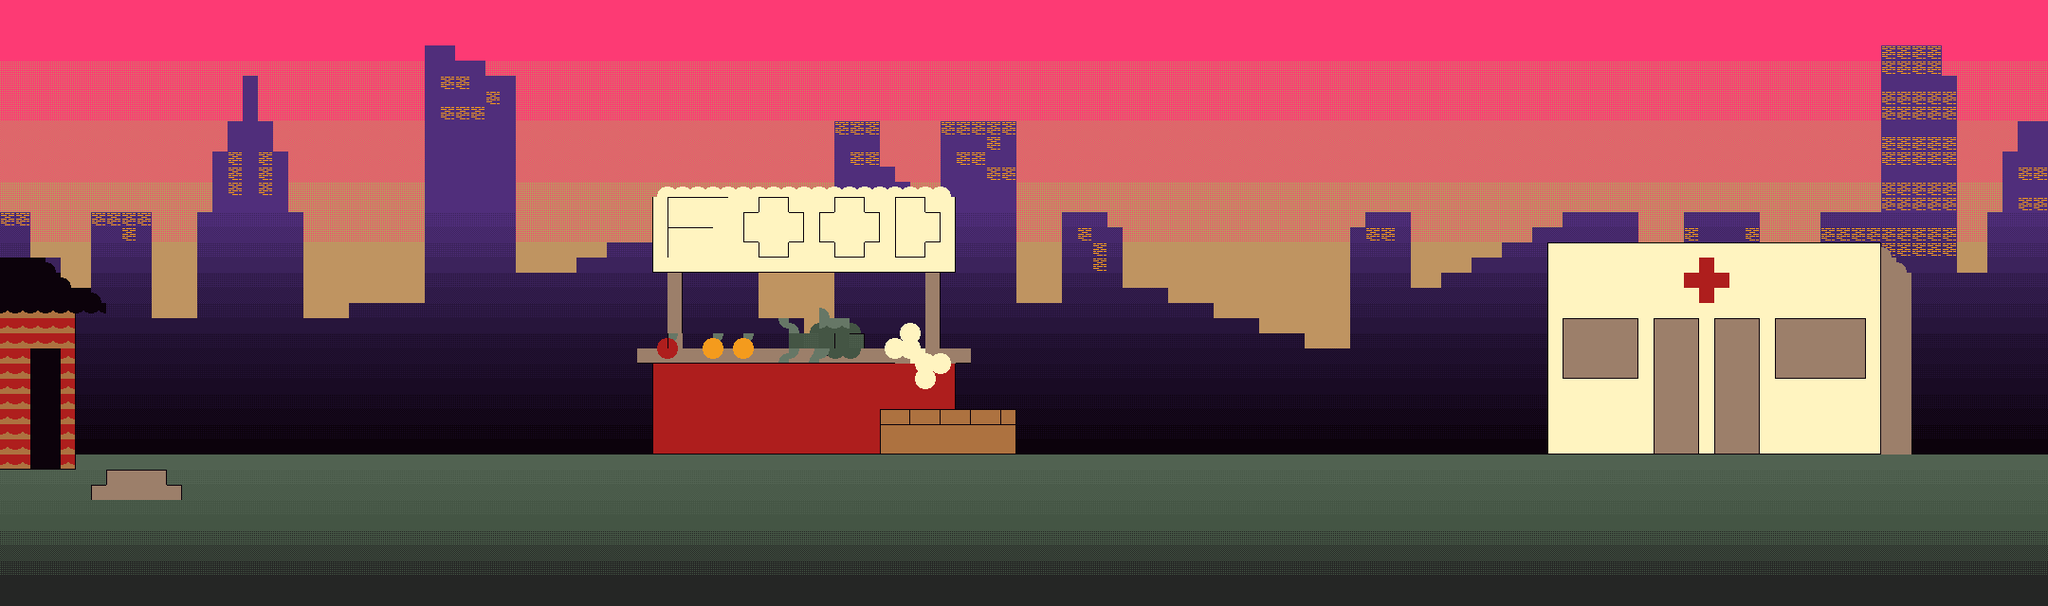

A 2D game scene composited from a Tiled map and its tileset images. What follows is a short description and the map's XML, with each tile layer's data collapsed to a summary:
An orthogonal 135x40 tile map with 16x16 px tiles, 10 tile layers (background1, g1, g2, g3, ...) and 4 objects.

<map version="1.2" tiledversion="1.3.5" orientation="orthogonal" renderorder="right-down" width="135" height="40" tilewidth="16" tileheight="16" infinite="0" nextlayerid="18" nextobjectid="36">
 <tileset firstgid="1" source="bg1.tsx" />
 <objectgroup id="15" name="walls" locked="1">
  <object id="8" x="-16" y="496" width="2192" height="160" />
  <object id="10" x="-16" y="0" width="32" height="496" />
  <object id="19" x="2144" y="0" width="32" height="496" />
 </objectgroup>
 <objectgroup id="16" name="wall test" locked="1">
  <object id="24" x="2144" y="-2" width="32" height="640" />
 </objectgroup>
 <layer id="1" name="background1" width="135" height="40">
  <data>[5400 cells, 5400 non-empty, 5 distinct tile ids]</data>
 </layer>
 <layer id="2" name="g1" width="135" height="40">
  <data>[5400 cells, 2017 non-empty, 17 distinct tile ids]</data>
 </layer>
 <layer id="3" name="g2" width="135" height="40">
  <data>[5400 cells, 101 non-empty, 1 distinct tile ids]</data>
 </layer>
 <layer id="4" name="g3" width="135" height="40">
  <data>[5400 cells, 1350 non-empty, 9 distinct tile ids]</data>
 </layer>
 <layer id="7" name="wall1" width="135" height="40">
  <data>[5400 cells, 709 non-empty, 7 distinct tile ids]</data>
 </layer>
 <layer id="8" name="wall2" width="135" height="40">
  <data>[5400 cells, 703 non-empty, 7 distinct tile ids]</data>
 </layer>
 <layer id="9" name="wall3" width="135" height="40">
  <data>[5400 cells, 683 non-empty, 7 distinct tile ids]</data>
 </layer>
 <layer id="11" name="wall4" width="135" height="40">
  <data>[5400 cells, 690 non-empty, 10 distinct tile ids]</data>
 </layer>
 <layer id="14" name="props" width="135" height="40">
  <data>[5400 cells, 35 non-empty, 20 distinct tile ids]</data>
 </layer>
 <layer id="12" name="outline" width="135" height="40">
  <data>[5400 cells, 295 non-empty, 10 distinct tile ids]</data>
 </layer>
</map>